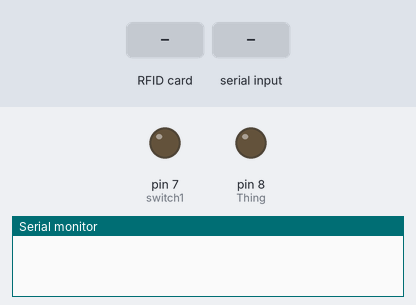
A sketch run on a simulated Arduino Uno, built with avr-gcc and run on an emulated ATmega328P. On the bench: output pins drawn as LEDs (lit = HIGH), the last lines printed to the serial monitor. Inputs (shaded band) come from the test bench. Pins used as bus, display or sensor lines are not drawn.

Above: at 1.2 s.
1.3 s: RFID card E1 99 31 2D held to the reader
At 2.1 s:
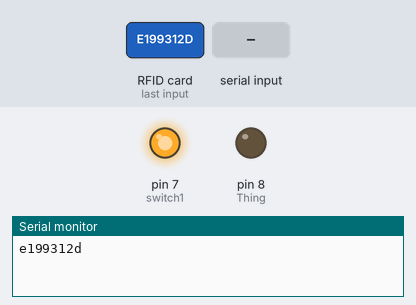
3.8 s: byte 1 (1) received over Serial
At 4.7 s:
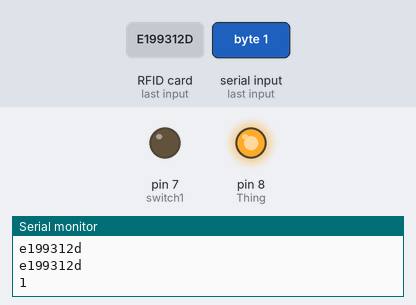
5.3 s: RFID card FB EC B6 73 held to the reader
At 6.1 s:
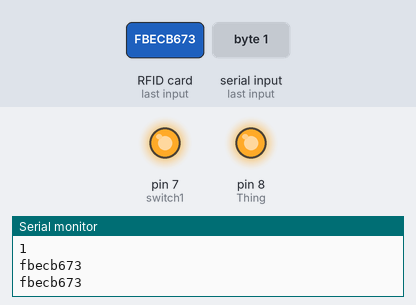
Timing chart, 0 to 11.8 s (numbered marks = the images above; inputs shaded):
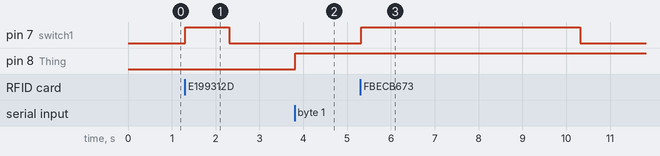

The sketch:

HC-05-Relay.ino
```cpp
#include <SPI.h>
#include <MFRC522.h>
#define RST_PIN 9
#define SS_PIN 10
MFRC522 mfrc522(SS_PIN, RST_PIN); // Create MFRC522

String read_rfid;
String ok_rfid_1 = "e199312d";
String ok_rfid_2 = "fbecb673";
int switch1 = 7; // Card
int switch2 = 7; // KeyFob
int BlueCom; // Bluetooth Command.
int Thing = 8; // Pin Connection

void setup() {

  Serial.begin(9600);
  while (!Serial);
  SPI.begin(); // Start SPI bus
  pinMode(Thing, OUTPUT); // Pin Output
  pinMode(switch1, OUTPUT);
  pinMode(switch2, OUTPUT); // KeyFob Shutdown_cmd


}
void dump_byte_array(byte *buffer, byte bufferSize) {
  read_rfid = "";
  for (byte i = 0; i < bufferSize; i++) {
    read_rfid = read_rfid + String(buffer[i], HEX);
  }
}

void On_Switch() {
  digitalWrite(switch1, HIGH);
  delay(1000);
  digitalWrite(switch1, LOW);
}

void Off_Switch() {
  digitalWrite(switch2, HIGH);
  delay(5000);
  digitalWrite(switch2, LOW);
}

void BlueOn() {

  digitalWrite(Thing, HIGH);
  mfrc522.PCD_Init();
}

void BlueOff() {

  digitalWrite(Thing, LOW);
  mfrc522.PCD_Reset();
}

void loop() {

  while (Serial.available()) {
    BlueCom = Serial.read();
    Serial.println(BlueCom);
    {

      if (BlueCom == 1)
        BlueOn();
    }
    {

      if (BlueCom == 0)
        BlueOff();
    }
  }

  // Looks for cards
  if (!mfrc522.PICC_IsNewCardPresent())
    return;

  // Select one of the cards
  if (!mfrc522.PICC_ReadCardSerial())
    return;
  dump_byte_array(mfrc522.uid.uidByte, mfrc522.uid.size);

  Serial.println(read_rfid);
  if (read_rfid == ok_rfid_1) {
    digitalWrite(switch1, HIGH);
    delay(1000);
    digitalWrite(switch1, LOW);
  }
  Serial.println(read_rfid);
  if (read_rfid == ok_rfid_2) {
    digitalWrite(switch2, HIGH);
    delay(5000);
    digitalWrite(switch2, LOW);
  }
}
```

Measured:
- after the input at 1.3 s, pin 7 (switch1): LOW → HIGH at once, → LOW 1.0 s later
- after the input at 3.8 s, pin 8 (Thing): LOW → HIGH at once
- after the input at 5.3 s, pin 7 (switch1): LOW → HIGH at once, → LOW 5.0 s later
